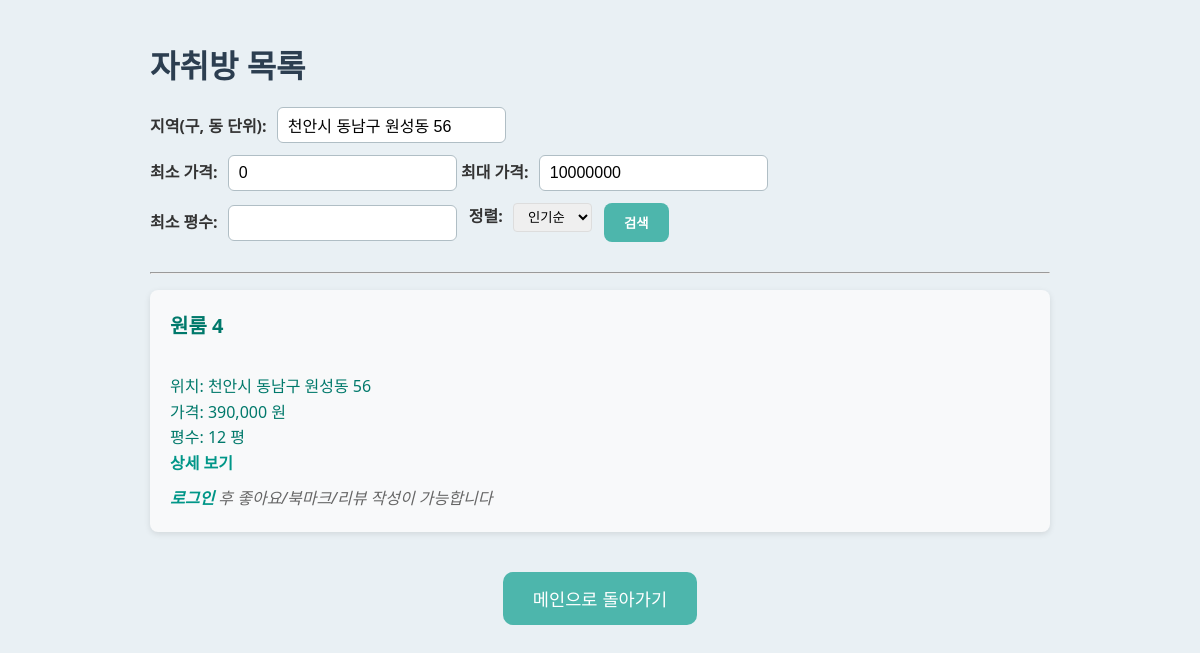
Screenshot of /test.php?location=천안시 동남구 원성동 56 with the database file from the repository.
### tables this page shows
CREATE TABLE Room (
    room_id INT AUTO_INCREMENT PRIMARY KEY,                      
    user_id INT NOT NULL,                                        
    room_name VARCHAR(100) NOT NULL,                             
    location VARCHAR(255),                                       
    price DECIMAL(10, 2),                                        
    size FLOAT,                                                  
    image_path TEXT,                                             
    created_at DATETIME DEFAULT CURRENT_TIMESTAMP,               
    description TEXT,                                            
    FOREIGN KEY (user_id) REFERENCES User(user_id) ON DELETE CASCADE  
);

### test.php (the view, shortened to what this page needs)
<?php
include 'db.php';
$order = $_GET['order'] ?? 'popular';
$location = $_GET['location'] ?? '';
$min_price = $_GET['min_price'] ?? 0;
$max_price = $_GET['max_price'] ?? 10000000;
$size = $_GET['size'] ?? '';
$sql = "SELECT r.*, COUNT(l.user_id) AS like_count
        FROM Room r
        LEFT JOIN Likes l ON r.room_id = l.room_id
        WHERE r.price BETWEEN ? AND ?";
$params = [$min_price, $max_price];
$types = "ii";
if (!empty($location)) {
    $sql .= " AND r.location LIKE ?";
    $params[] = "%$location%";
    $types .= "s";
}
$sql .= " GROUP BY r.room_id
          ORDER BY " . ($order === 'recent'
              ? "r.created_at DESC"
              : "like_count DESC, r.created_at DESC");
$stmt = $conn->prepare($sql);
$stmt->bind_param($types, ...$params);
$stmt->execute();
$result = $stmt->get_result();
?>
<!DOCTYPE html>
<html lang="ko">
<head>
    <link rel="stylesheet" href="css/room_list.css">
</head>
<body>
<h1>자취방 목록</h1>
<form method="get" action="">
    <div class="form-group">
        <label for="location">지역(구, 동 단위):</label>
        <input type="text" id="location" name="location" value="<?php echo htmlspecialchars($location); ?>">
    </div>
    <div class="form-group">
        <label for="min_price">최소 가격:</label>
        <input type="number" id="min_price" name="min_price" value="<?php echo htmlspecialchars($min_price); ?>">
        <label for="max_price">최대 가격:</label>
        <input type="number" id="max_price" name="max_price" value="<?php echo htmlspecialchars($max_price); ?>">
    </div>
    <div class="form-group">
        <label for="size">최소 평수:</label>
        <input type="number" id="size" name="size" step="1" value="<?php echo htmlspecialchars($size); ?>">
    </div>
    <div class="sort-section">
        <label for="order">정렬:</label>
        <select name="order" id="order">
            <option value="popular" <?= $order === 'popular' ? 'selected' : '' ?>>인기순</option>
        </select>
    </div>
    <button type="submit">검색</button>
</form>
<hr>
<?php if ($result->num_rows > 0): ?>
    <ul style="list-style: none; padding: 0;">
    <?php while ($row = $result->fetch_assoc()): ?>
        <li class="room-item">
            <strong><?php echo htmlspecialchars($row['room_name']); ?></strong>
            <span style="color:#00796b;"❤️ <?= $row['like_count'] ?></span>
            <br>
            위치: <?php echo htmlspecialchars($row['location']); ?><br>
            가격: <?php echo number_format($row['price']); ?> 원<br>
            평수: <?php echo htmlspecialchars($row['size']); ?> 평<br>
            <div class="room-actions">
                <a href="room_detail.php?room_id=<?php echo $row['room_id']; ?>" class="btn-detail">상세 보기</a>
                <?php if (isset($_SESSION['user_id'])): ?>
                    <?php
                    $check_like = $conn->prepare("SELECT 1 FROM Likes WHERE user_id = ? AND room_id = ?");
                    $check_like->bind_param("ii", $_SESSION['user_id'], $row['room_id']);
                    $check_like->execute();
                    $is_liked = $check_like->get_result()->num_rows > 0;
                    $check_like->close();
                    ?>
                    <form method="post" action="like_toggle.php">
                        <input type="hidden" name="csrf_token" value="<?= $_SESSION['csrf_token'] ?>">
                        <input type="hidden" name="room_id" value="<?= $row['room_id'] ?>">
                        <button type="submit" name="action" value="<?= $is_liked ? 'unlike' : 'like' ?>" class="btn-like">
                            <?= $is_liked ? '❤️' : '🤍' ?>
                        </button>
                    </form>
                    <?php
                    $check_bookmark = $conn->prepare("SELECT 1 FROM Bookmark WHERE user_id = ? AND room_id = ?");
                    $check_bookmark->bind_param("ii", $_SESSION['user_id'], $row['room_id']);
                    $check_bookmark->execute();
                    $is_bookmarked = $check_bookmark->get_result()->num_rows > 0;
                    $check_bookmark->close();
                    ?>
                    <form method="post" action="bookmark_toggle.php">
                        <input type="hidden" name="csrf_token" value="<?= $_SESSION['csrf_token'] ?>">
                        <input type="hidden" name="room_id" value="<?= $row['room_id'] ?>">
                        <button type="submit" name="action" value="<?= $is_bookmarked ? 'unbookmark' : 'Bookmark' ?>" class="btn-bookmark">
                            <?= $is_bookmarked ? '북마크 해제' : '북마크' ?>
                        </button>
                    </form>
                    <a href="room_detail.php?room_id=<?= $row['room_id'] ?>#review-form" class="btn-review">리뷰 남기기</a>
                <?php else: ?>
                    <div class="login-notice">
                        <a href="login.php">로그인</a> 후 좋아요/북마크/리뷰 작성이 가능합니다
                    </div>
                <?php endif; ?>
            </div>
        </li>
    <?php endwhile; ?>
    </ul>
<?php else: ?>
    <p>검색 결과가 없습니다.</p>
<?php endif; ?>
<p>
    <a href="main.php">
        <button type="button">메인으로 돌아가기</button>
    </a>
</p>
</body>
</html>

### css/room_list.css (style rules this page uses)
body { font-family: 'Noto Sans KR', 'Segoe UI', Tahoma, Geneva, Verdana, sans-serif; background-color: #e9f0f4; color: #333; padding: 20px; max-width: 900px; margin: 0 auto; }
h1 { font-size: 2rem; margin-bottom: 20px; color: #2c3e50; font-weight: 700; }
form { display: flex; flex-wrap: wrap; gap: 12px; margin-bottom: 30px; align-items: center; }
form label { font-weight: 600; margin-right: 6px; white-space: nowrap; }
form input[type="text"], form input[type="number"] { flex: 1 1 120px; padding: 8px 10px; border: 1.5px solid #b0bec5; border-radius: 6px; font-size: 1rem; transition: border-color 0.3s ease; }
form button { padding: 10px 20px; background-color: #4db6ac; color: white; font-weight: 600; border: none; border-radius: 8px; cursor: pointer; transition: background-color 0.3s ease; flex-shrink: 0; }
ul { list-style: none; padding-left: 0; }
ul li { background-color: #f8f9fa; border-radius: 8px; padding: 20px; margin-bottom: 16px; box-shadow: 0 2px 6px rgb(0 0 0 / 0.1); position: relative; line-height: 1.6; }
ul li strong { font-size: 1.25rem; color: #00796b; display: block; margin-bottom: 6px; }
a { color: #009688; text-decoration: none; font-weight: 600; transition: color 0.3s ease; }
p { margin-top: 40px; text-align: center; }
p button { padding: 14px 30px; font-size: 1.1rem; background-color: #4db6ac; border: none; border-radius: 10px; color: white; cursor: pointer; transition: background-color 0.3s ease; }
.login-notice { color: #666; font-style: italic; margin-top: 10px; }
.sort-section { margin-bottom: 10px; }
.sort-section select { padding: 5px 10px; border-radius: 4px; border: 1px solid #ddd; }

### rows the page displays
room: room_name "원룸 4", location "천안시 동남구 원성동 56", price "390,000", size "12"
